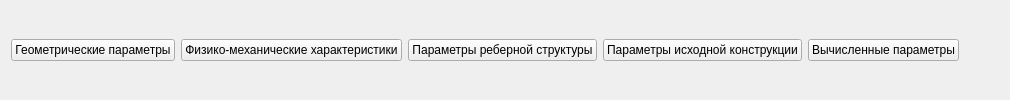
      <widget class="QWidget" name="subWindow_parameters_toolbox">
       <property name="windowTitle">
        <string>Параметры</string>
       </property>
       <layout class="QHBoxLayout" name="horizontalLayout">
        <item>
         <widget class="QPushButton" name="pushButton_geometric_parameters">
          <property name="text">
           <string>Геометрические параметры</string>
          </property>
          <property name="checkable">
           <bool>true</bool>
          </property>
         </widget>
        </item>
        <item>
         <widget class="QPushButton" name="pushButton_physical_mechanical_parameters">
          <property name="text">
           <string>Физико-механические характеристики</string>
          </property>
          <property name="checkable">
           <bool>true</bool>
          </property>
         </widget>
        </item>
        <item>
         <widget class="QPushButton" name="pushButton_edge_structure_parameters">
          <property name="text">
           <string>Параметры реберной структуры</string>
          </property>
          <property name="checkable">
           <bool>true</bool>
          </property>
         </widget>
        </item>
        <item>
         <widget class="QPushButton" name="pushButton_construction_parameters">
          <property name="text">
           <string>Параметры исходной конструкции</string>
          </property>
          <property name="checkable">
           <bool>true</bool>
          </property>
         </widget>
        </item>
        <item>
         <widget class="QPushButton" name="pushButton_calculated_peremeters">
          <property name="text">
           <string>Вычисленные параметры</string>
          </property>
          <property name="checkable">
           <bool>true</bool>
          </property>
         </widget>
        </item>
        <item>
         <spacer name="horizontalSpacer_parameters_toolbox">
          <property name="orientation">
           <enum>Qt::Orientation::Horizontal</enum>
          </property>
          <property name="sizeHint" stdset="0">
           <size>
            <width>40</width>
            <height>20</height>
           </size>
          </property>
         </spacer>
        </item>
       </layout>
      </widget>
